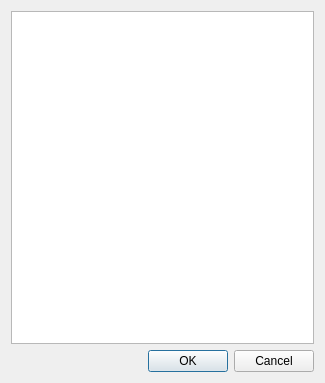
<?xml version="1.0" encoding="UTF-8"?>
<ui version="4.0">
 <class>Dialog</class>
 <widget class="QDialog" name="Dialog">
  <property name="geometry">
   <rect>
    <x>0</x>
    <y>0</y>
    <width>325</width>
    <height>383</height>
   </rect>
  </property>
  <property name="windowTitle">
   <string>Select folder...</string>
  </property>
  <layout class="QVBoxLayout" name="verticalLayout">
   <item>
    <widget class="QTreeView" name="tree_folders">
     <property name="editTriggers">
      <set>QAbstractItemView::NoEditTriggers</set>
     </property>
     <attribute name="headerVisible">
      <bool>false</bool>
     </attribute>
    </widget>
   </item>
   <item>
    <widget class="QDialogButtonBox" name="buttonBox">
     <property name="orientation">
      <enum>Qt::Horizontal</enum>
     </property>
     <property name="standardButtons">
      <set>QDialogButtonBox::Cancel|QDialogButtonBox::Ok</set>
     </property>
    </widget>
   </item>
  </layout>
 </widget>
 <resources/>
 <connections>
  <connection>
   <sender>buttonBox</sender>
   <signal>accepted()</signal>
   <receiver>Dialog</receiver>
   <slot>accept()</slot>
   <hints>
    <hint type="sourcelabel">
     <x>248</x>
     <y>254</y>
    </hint>
    <hint type="destinationlabel">
     <x>157</x>
     <y>274</y>
    </hint>
   </hints>
  </connection>
  <connection>
   <sender>buttonBox</sender>
   <signal>rejected()</signal>
   <receiver>Dialog</receiver>
   <slot>reject()</slot>
   <hints>
    <hint type="sourcelabel">
     <x>316</x>
     <y>260</y>
    </hint>
    <hint type="destinationlabel">
     <x>286</x>
     <y>274</y>
    </hint>
   </hints>
  </connection>
 </connections>
</ui>
